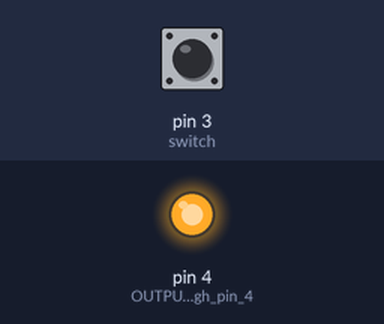
Bench run of a sketch on a simulated Arduino Uno, built with avr-gcc and run on an emulated ATmega328P. On the bench: output pins drawn as LEDs (lit = HIGH). The inputs (shaded band) are chosen by the test bench; at power-on: pin 3 (switch) HIGH.

Above: at 1.2 s.
1.3 s: pin 3 (switch) pulled LOW for 0.15 s
At 1.37 s:
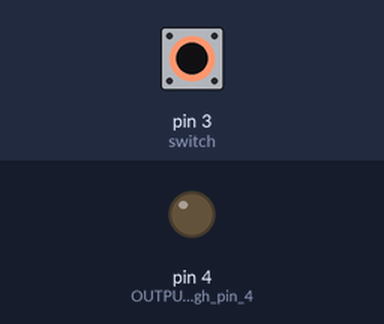
2.9 s: pin 3 (switch) pulled LOW for 3.2 s
At 6.8 s:
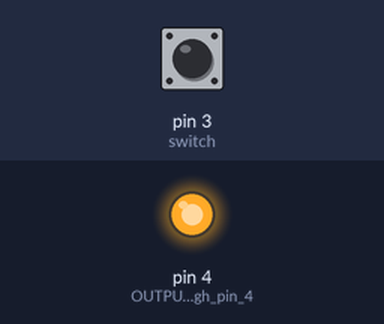
Timing chart, 0 to 8.3 s (numbered marks = the images above; inputs shaded):
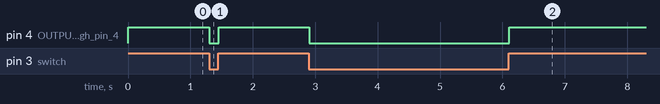

The sketch:

Controlling_an_LED_light_with_a_switch.ino
```cpp
void setup() {
 pinMode(4,OUTPUT); //OUTPUT through pin 4
 pinMode(3,INPUT);
}

void loop() {
  digitalWrite(4,digitalRead(3)); //pin 3 read, if you do not push the switch digitalRead(3) = LOW, if you do digitalRead(3) = HIGH
  delay(10);
}
```

Measured:
- after the input at 1.3 s, pin 4 (OUTPUT_through_pin_4): HIGH → LOW at once, → HIGH 0.15 s later
- after the input at 2.9 s, pin 4 (OUTPUT_through_pin_4): HIGH → LOW at once, → HIGH 3.2 s later
